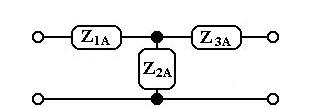
%> input picture II/archivosDeLaComunidad/Cuad_A.jpg, 315 x 107 px
$ octave Conex_cuadri.m   (GNU Octave 9; MATLAB toolbox functions it lacks are replaced by stand-ins)
%> lines starting %> are read from the running program, lines starting %| are printed output that depends on the picture
format long
echo off
clc;
fprintf('\n\n\n\n');
fprintf('                  CONECCION DE CUADRIPOLOS');
fprintf('\n\n');
fprintf('            |------|        |------|\n');
fprintf('     0------|  Z1  |----|---|  Z3  |------0\n');
fprintf('            |------|    |   |------|\n');
fprintf('                      |-|-|         \n');
fprintf('                      |   |         \n');
fprintf('                      | Z2|         \n');
fprintf('                      |   |         \n');
fprintf('                      |-|-|         \n');
fprintf('                        |           \n');
fprintf('     O------------------|-----------------O\n\n');
Z1A=input('     Valor de Z1 del cuadripolo A ? ');
%> the answer given: 3
Z2A=input('     Valor de Z2 del cuadripolo A ? ');
%> the answer given: 3
Z3A=input('     Valor de Z3 del cuadripolo A ? ');
%> the answer given: 3

Z11A= Z1A+Z2A;
Z12A=Z2A;
Z21A=Z12A;
Z22A=Z2A+Z3A;
AZ_A=(Z11A.*Z22A)-(Z12A.^2); %Determinante Z cuadripolo "A"
%Matriz de Parametros de Impedancia del cuadripolo "A"
MAT_Z_A=([Z11A Z12A;Z21A Z22A]);

%Calculo de par醡etros de Admitancia del cuadripolo "A"
Y11A=Z22A/AZ_A;
Y12A=Z12A/AZ_A;
Y21A=Y12A;
Y22A=Z11A/AZ_A;
%Matriz de Parametros de Impedancia del cuadripolo "A"
MAT_Y_A=([Y11A Y12A;Y21A Y22A]);


% Calculo de los par醡etros de Transmisi髇 Directa del cuadripolo "A"
A_A=Z11A/Z12A;
B_A=AZ_A/Z12A;
C_A=1/Z12A;
D_A=Z22A/Z12A;

%Matriz de Parametros de transmision de cuadripolo "A"
MAT_ABCD_A=([A_A, B_A;C_A ,D_A]);

fprintf('\n\n');
Z1B=input('     Valor de Z1 del cuadripolo B ? ');
%> the answer given: 3
Z2B=input('     Valor de Z2 del cuadripolo B ? ');
%> the answer given: 3
Z3B=input('     Valor de Z3 del cuadripolo B ? ');
%> the answer given: 3


Z11B= Z1B+Z2B;
Z12B=Z2B;
Z21B=Z12B;
Z22B=Z2B+Z3B;
AZ_B=(Z11B.*Z22B)-(Z12B.^2);

%Matriz de Parametros de Impedancia del cuadripolo "B"
MAT_Z_B=([Z11B Z12B;Z21B Z22B]);

%Calculo de par醡etros de Admitancia del cuadripolo "B"
Y11B=Z22A/AZ_B;
Y12B=Z12B/AZ_B;
Y21B=Y12B;
Y22B=Z11B/AZ_B;
%Matriz de Parametros de Admitancia del cuadripolo "B"
MAT_Y_B=([Y11B Y12B;Y21B Y22B]);

% Calculo de los par醡etros de Transmisi髇 Directa del cuadripolo "B"
A_B=Z11B/Z12B;
B_B=AZ_B/Z12B;
C_B=1/Z12B;
D_B=Z22B/Z12B;

%Matriz de Parametros de transmision de cuadripolo "B"
MAT_ABCD_B=([A_B, B_B;C_B ,D_B]);

%******************************************************************************************************************************************
%Coneccion en serie
MAT_Z_TOTAL=MAT_Z_A+MAT_Z_B;

fprintf('\n\n');
fprintf('     CONECCION EN SERIE\n');
fprintf('     ~~~~~~~~~~~~~~~~~~\n\n');
fprintf('                   | Z11_A   Z12_A |     | Z11_B   Z12_B |     | %8.4f   %8.4f   |      | %8.4f   %8.4f   |      \n',Z11A,Z12A,Z11B,Z12B);
fprintf('     MAT_Z_TOTAL = | Z21_A   Z22_A |  +  | Z21_B   Z22_B |  =  | %8.4f   %8.4f   |  +   | %8.4f   %8.4f   |      \n',Z21A,Z22A,Z21B,Z22B);
fprintf('\n\n');

fprintf('                   | %8.4f   %8.4f   |      \n',MAT_Z_TOTAL(1),MAT_Z_TOTAL(2));
fprintf('     MAT_Z_TOTAL = | %8.4f   %8.4f   |      \n',MAT_Z_TOTAL(3),MAT_Z_TOTAL(4));


Z2_EZ=MAT_Z_TOTAL(2);
Z1_EZ=MAT_Z_TOTAL(1)-Z2_EZ;
Z3_EZ=MAT_Z_TOTAL(4)-Z2_EZ;

fprintf('\n\n');
fprintf('     CUADRIPOLO "T" EQUIVALENTE :\n');
fprintf('                                   Z1_Equiv = %8.4f  [Ohms] \n\n',Z1_EZ);
fprintf('                                   Z2_Equiv = %8.4f  [Ohms] \n\n',Z2_EZ);
fprintf('                                   Z3_Equiv = %8.4f  [Ohms] \n\n',Z3_EZ);

%******************************************************************************************************************************************
%Coneccion en Paralelo

MAT_Y_TOTAL=MAT_Y_A+MAT_Y_B;

fprintf('\n\n');
fprintf('     CONECCION EN PARALELO\n');
fprintf('     ~~~~~~~~~~~~~~~~~~~~~\n\n');
fprintf('                   | Y11_A   Y12_A |     | Y11_B   Y12_B |     | %8.4f   %8.4f   |      | %8.4f   %8.4f   |      \n',Y11A,Y12A,Y11B,Y12B);
fprintf('     MAT_Y_TOTAL = | Y21_A   Y22_A |  +  | Y21_B   Y22_B |  =  | %8.4f   %8.4f   |  +   | %8.4f   %8.4f   |      \n',Y21A,Y22A,Y21B,Y22B);
fprintf('\n\n');

fprintf('                   | %8.4f   %8.4f   |      \n',MAT_Y_TOTAL(1),MAT_Y_TOTAL(2));
fprintf('     MAT_Y_TOTAL = | %8.4f   %8.4f   |      \n',MAT_Y_TOTAL(3),MAT_Y_TOTAL(4));

DET_Y=det(MAT_Y_TOTAL);

Z11_P=MAT_Y_TOTAL(4)/DET_Y;
Z12_P=MAT_Y_TOTAL(2)/DET_Y;
Z21_P=Z12_P;
Z22_P=MAT_Y_TOTAL(1)/DET_Y;

MAT_Z_TOTAL=([Z11_P Z12_P;Z21_P Z22_P]);

fprintf('\n\n');
fprintf('                   | %8.4f   %8.4f   |      \n',MAT_Z_TOTAL(1),MAT_Z_TOTAL(2));
fprintf('     MAT_Z_TOTAL = | %8.4f   %8.4f   |      \n',MAT_Z_TOTAL(3),MAT_Z_TOTAL(4));

Z2_EP=Z12_P;
Z1_EP=Z11_P-Z2_EP;
Z3_EP=Z22_P-Z2_EP;

fprintf('\n\n');
fprintf('     CUADRIPOLO "T" EQUIVALENTE :\n');
fprintf('                                   Z1_Equiv = %8.4f  [Ohms] \n\n',Z1_EP);
fprintf('                                   Z2_Equiv = %8.4f  [Ohms] \n\n',Z2_EP);
fprintf('                                   Z3_Equiv = %8.4f  [Ohms] \n\n',Z3_EP);

%******************************************************************************************************************************************
%Coneccion en Cascada

MAT_ABCD_TOTAL=MAT_ABCD_A*MAT_ABCD_B;

fprintf('\n\n');
fprintf('     CONECCION EN CASCADA\n');
fprintf('     ~~~~~~~~~~~~~~~~~~~~\n\n');
fprintf('                       | A_A   B_A |     | A_B   B_B |     | %8.4f   %8.4f   |     | %8.4f   %8.4f   |      \n',A_A,B_A,A_B,B_B);
fprintf('     MAT_ABCDZ_TOTAL = | C_A   D_A |  *  | C_B   D_B |  =  | %8.4f   %8.4f   |  *  | %8.4f   %8.4f   |      \n',C_A,D_A,C_B,D_B);
fprintf('\n\n');

fprintf('                      | %8.4f   %8.4f   |      \n',MAT_ABCD_TOTAL(1),MAT_ABCD_TOTAL(3));
fprintf('     MAT_ABCD_TOTAL = | %8.4f   %8.4f   |      \n',MAT_ABCD_TOTAL(2),MAT_ABCD_TOTAL(4));


Z2_EA=1/MAT_ABCD_TOTAL(2);
Z1_EA=MAT_ABCD_TOTAL(1)*Z2_EA-Z2_EA;
Z3_EA=MAT_ABCD_TOTAL(4)*Z2_EA-Z2_EA;

fprintf('\n\n');
fprintf('     CUADRIPOLO "T" EQUIVALENTE :\n');
fprintf('                                   Z1_Equiv = %8.4f  [Ohms] \n\n',Z1_EA);
fprintf('                                   Z2_Equiv = %8.4f  [Ohms] \n\n',Z2_EA);
fprintf('                                   Z3_Equiv = %8.4f  [Ohms] \n\n',Z3_EA);


%  ************    GRAFICACION   **************
F1=figure(1);
   set(F1,'color',[0.914,0.91,0.737],'NAME','CONECCIONES DE CUADRIPOLOS');
   clf;


  subplot(4,2,1);
  a=imread('\Cuad_A.jpg' );
%> a is the input picture: size 107x315x3 uint8; min 0, max 255, mean 236.9
   image(a);
   axis off;

  Z1A_tx=num2str(Z1A);
  Z1A_tx=strcat(Z1A_tx,' [Ohm]');
  T1A= text(50,12,Z1A_tx);
  set(T1A,'color','b','FontWeight','bold');

  Z2A_tx=num2str(Z2A);
  Z2A_tx=strcat(Z2A_tx,' [Ohm]');
  T2A= text(190,75,Z2A_tx);
  set(T2A,'color','b','FontWeight','bold');

  Z3A_tx=num2str(Z3A);
  Z3A_tx=strcat(Z3A_tx,' [Ohm]');
  T3A= text(220,12,Z3A_tx);
  set(T3A,'color','b','FontWeight','bold');

  subplot(4,2,2);
   a=imread('\Cuad_B.jpg' );
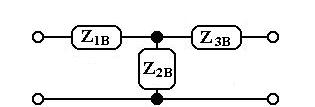
%> input picture II/archivosDeLaComunidad/Cuad_B.jpg, 315 x 107 px
%> a is the input picture: size 107x315x3 uint8; min 0, max 255, mean 236.6
   image(a);
   axis off;

  Z1B_tx=num2str(Z1B);
  Z1B_tx=strcat(Z1B_tx,' [Ohm]');
  T1B= text(50,12,Z1B_tx);
  set(T1B,'color','b','FontWeight','bold');

  Z2B_tx=num2str(Z2B);
  Z2B_tx=strcat(Z2B_tx,' [Ohm]');
  T2B= text(190,75,Z2B_tx);
  set(T2B,'color','b','FontWeight','bold');

  Z3B_tx=num2str(Z3B);
  Z3B_tx=strcat(Z3B_tx,' [Ohm]');
  T3B= text(220,12,Z3B_tx);
  set(T3B,'color','b','FontWeight','bold');
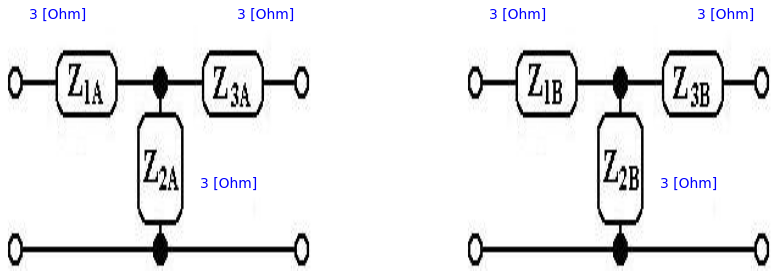
%> figure redrawn from the program's plot data, 2 panels

  %***************************************************************************

  subplot(4,1,2);
%> (the run ends here)
